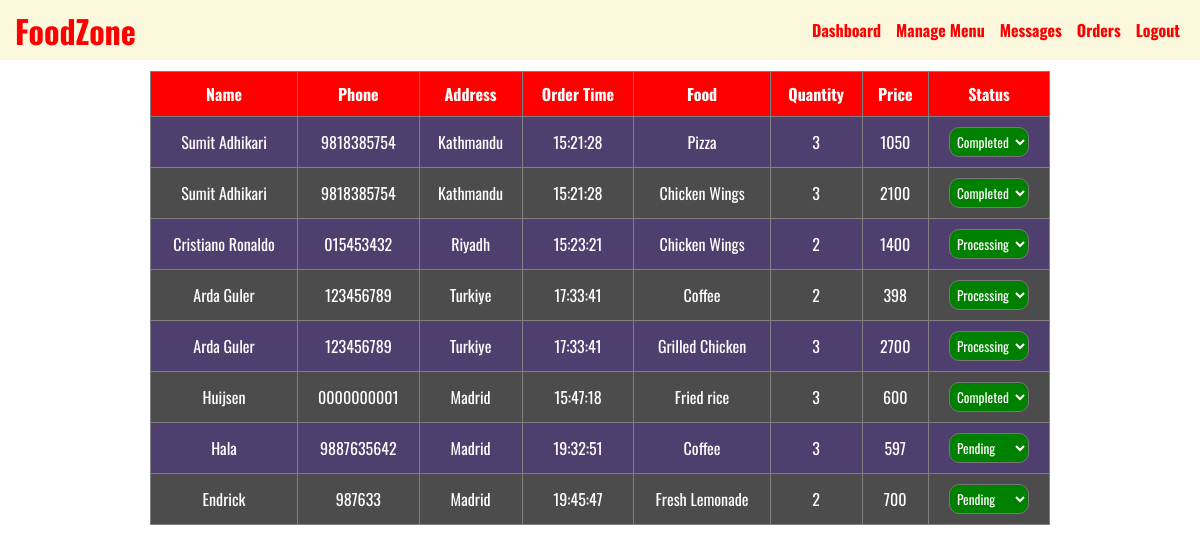
The page /admin/orders.php on the database its author committed.
### tables this page shows
CREATE TABLE `order_items` (
  `order_id` int(11) NOT NULL,
  `food_id` int(11) NOT NULL,
  `food_name` varchar(100) NOT NULL,
  `price` float NOT NULL,
  `quantity` int(11) NOT NULL,
  `iid` int(11) NOT NULL
);

CREATE TABLE `orders` (
  `id` int(11) NOT NULL,
  `name` varchar(100) NOT NULL,
  `phone` varchar(20) NOT NULL,
  `address` text NOT NULL,
  `order_time` time DEFAULT curtime(),
  `status` enum('pending','processing','completed','cancelled') DEFAULT 'pending'
);

### admin/orders.php (the view, shortened to what this page needs)
<!DOCTYPE html>
<html lang="en">
<head>
    <link rel="stylesheet" href="style.css">
</head>
<body>
    <?php
    include '../dbconnect.php';
    include 'navbar.php';
    ?>
    <section class="disc">
        <h1>Ordered Items</h1>
    </section>
    <?php
    $sql="SELECT o.*,order_items.food_name,order_items.quantity,order_items.price
    FROM orders o
    JOIN order_items on order_items.order_id=o.id";
    $result=mysqli_query($conn,$sql);
    $num=mysqli_num_rows($result);
    ?>
    <table border=1>
        <tr>
            <th>Name</th>
            <th>Phone</th>
            <th>Address</th>
            <th>Order Time</th>
            <th>Food</th>
            <th>Quantity</th>
            <th>Price</th>
            <th>Status</th>
        </tr>
    <?php
    if($num>0){
        while($row=mysqli_fetch_assoc($result))
        {
    ?>
    <tr>
    <td><?php echo $row['name']; ?></td>
    <td><?php echo $row['phone']; ?></td>
    <td><?php echo $row['address']; ?></td>
    <td><?php echo $row['order_time']; ?></td>
    <td><?php echo $row['food_name']; ?></td>
    <td><?php echo $row['quantity']; ?></td>
    <td><?php echo $row['price']*$row['quantity']; ?></td>
    <td>
        <form action="" method="POST">
            <select name="status" onchange="this.form.submit()">
                <option value="pending" <?php if($row['status'] == 'pending') echo 'selected'; ?>>Pending</option>
                <option value="processing" <?php if($row['status'] == 'processing') echo 'selected'; ?>>Processing</option>
                <option value="completed" <?php if($row['status'] == 'completed') echo 'selected'; ?>>Completed</option>
            </select>
        </form>
    </td>
</tr>
<?php
     }
}
else{
    echo '<tr><td colspan=8>No orders found</td></tr>';
}
?>
</table>
</body>
</html>

### admin/navbar.php (shortened to what this page needs)
<div class="navbar">
    <h1>FoodZone</h1>
    <div class="links">
        <a href="index.php">Dashboard</a>
        <div class="dropdown">
            <a href="#">Manage Menu</a>
        </div>
        <div class="message">
            <a href="message.php">Messages</a>
        </div>
        <div class="dropdown">
            <a href="orders.php">Orders</a>
        </div>
        <a href="logout.php">Logout</a>
    </div>
</div>

### admin/style.css (style rules this page uses)
.navbar { display: flex; align-items: center; background-color: rgba(252, 248, 221, 1); height: 60px; position: fixed; top:0; width: 100%; z-index: 800; }
.navbar a { text-decoration: none; color: red; font-family: 'Oswald', sans-serif; font-weight: 700; }
.navbar h1 { margin: 0; text-align: left; font-family: 'Oswald', sans-serif; font-weight: 700; color: red; padding-left: 15px; }
.links { display: flex; gap: 15px; margin-left: auto; padding: 10px 20px; }
.dropdown { position: relative; }

### admin/orders.php (style rules this page uses)
* { margin: 0; padding: 0; box-sizing: border-box; font-family: 'Oswald', sans-serif; }
table { background-color: rgba(0, 0, 0, 0.7); padding: 20px; margin: 35px auto 50px auto; font-family: 'Oswald', sans-serif; text-align: center; border-collapse: collapse; width: 90%; max-width: 900px; color:white; }
table th { background-color: red; padding: 10px; }
table td { padding: 10px; }
tr:nth-child(even) { background-color: rgba(90, 10, 249, 0.2); }
select { background-color:green; border-radius:10px; color:white; padding:3px; }

### rows shown on the page
order_items: order.name "Sumit Adhikari", order.phone "9818385754", order.address "Kathmandu", order.order_time "15:21:28", food_name "Pizza", quantity "3", $row['price']*$row['quantity'] "1050"
order_items: order.name "Sumit Adhikari", order.phone "9818385754", order.address "Kathmandu", order.order_time "15:21:28", food_name "Chicken Wings", quantity "3", $row['price']*$row['quantity'] "2100"
order_items: order.name "Cristiano Ronaldo", order.phone "015453432", order.address "Riyadh", order.order_time "15:23:21", food_name "Chicken Wings", quantity "2", $row['price']*$row['quantity'] "1400"
order_items: order.name "Arda Guler", order.phone "123456789", order.address "Turkiye", order.order_time "17:33:41", food_name "Coffee", quantity "2", $row['price']*$row['quantity'] "398"
order_items: order.name "Arda Guler", order.phone "123456789", order.address "Turkiye", order.order_time "17:33:41", food_name "Grilled Chicken", quantity "3", $row['price']*$row['quantity'] "2700"
order_items: order.name "Huijsen", order.phone "0000000001", order.address "Madrid", order.order_time "15:47:18", food_name "Fried rice", quantity "3", $row['price']*$row['quantity'] "600"
order_items: order.name "Hala", order.phone "9887635642", order.address "Madrid", order.order_time "19:32:51", food_name "Coffee", quantity "3", $row['price']*$row['quantity'] "597"
order_items: order.name "Endrick", order.phone "987633", order.address "Madrid", order.order_time "19:45:47", food_name "Fresh Lemonade", quantity "2", $row['price']*$row['quantity'] "700"
